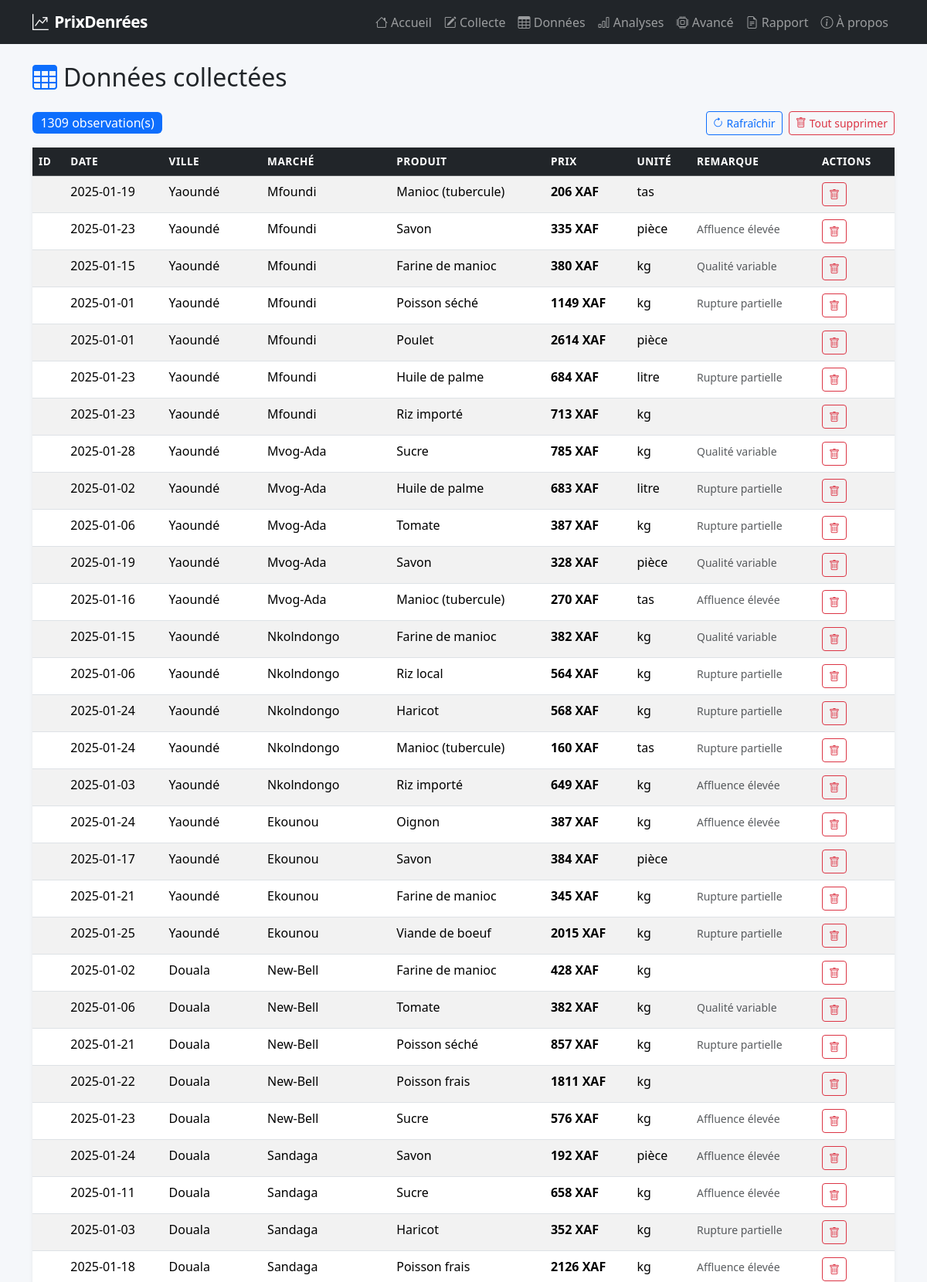
Screenshot of /donnees-page (upper part) with the database file from the repository.
### app/database.py (models this page shows)
class PriceObservation(Base):
    __tablename__ = "observations"
    id = Column(Integer, primary_key=True, index=True)
    timestamp = Column(DateTime, default=datetime.utcnow)
    ville = Column(String(100), nullable=False)
    marche = Column(String(100), nullable=False)
    produit = Column(String(100), nullable=False)
    prix_unitaire = Column(Float, nullable=False)
    devise = Column(String(10), default="XAF")
    unite_mesure = Column(String(50), nullable=False)
    remarque = Column(Text, nullable=True)

### app/main.py (the view)
@app.get("/donnees-page", response_class=HTMLResponse)
async def donnees_page(request: Request, db: Session = Depends(get_db)):
    df = analytics.load_dataframe(db)
    records = []
    if not df.empty:
        df["timestamp"] = df["timestamp"].astype(str)
        records = df.to_dict(orient="records")
    return templates.TemplateResponse("donnees.html", {"request": request, "records": records, "count": len(records)})

### app/templates/donnees.html (shortened to what this page needs)
{% extends "base.html" %}
{% block content %}
<h2 class="mb-4"><i class="bi bi-table text-primary me-2"></i>Données collectées</h2>
<div class="d-flex justify-content-between align-items-center mb-3">
    <span class="badge bg-primary fs-6">{{ count }} observation(s)</span>
    <div class="d-flex gap-2">
        <a href="/donnees" class="btn btn-sm btn-outline-primary" id="btn-refresh">
            <i class="bi bi-arrow-clockwise me-1"></i>Rafraîchir
        </a>
        <button class="btn btn-sm btn-outline-danger" id="btn-clear">
            <i class="bi bi-trash me-1"></i>Tout supprimer
        </button>
    </div>
</div>
{% if records %}
<div class="card border-0 shadow-sm">
    <div class="table-responsive">
        <table class="table table-hover table-striped mb-0">
            <thead class="table-dark">
                <tr>
                    <th>ID</th><th>Date</th><th>Ville</th><th>Marché</th><th>Produit</th>
                    <th>Prix</th><th>Unité</th><th>Remarque</th><th>Actions</th>
                </tr>
            </thead>
            <tbody>
                {% for r in records[:100] %}
                <tr>
                    <td>{{ r.id }}</td>
                    <td>{{ r.timestamp[:10] if r.timestamp else '' }}</td>
                    <td>{{ r.ville }}</td>
                    <td>{{ r.marche }}</td>
                    <td>{{ r.produit }}</td>
                    <td class="fw-bold">{{ r.prix_unitaire | int }} XAF</td>
                    <td>{{ r.unite_mesure }}</td>
                    <td><small class="text-muted">{{ r.remarque or '' }}</small></td>
                    <td>
                        <button class="btn btn-sm btn-outline-danger btn-delete" data-id="{{ r.id }}">
                            <i class="bi bi-trash"></i>
                        </button>
                    </td>
                </tr>
                {% endfor %}
            </tbody>
        </table>
    </div>
</div>
{% else %}
<div class="alert alert-info">
    <i class="bi bi-info-circle me-2"></i>Aucune donnée collectée.
    <a href="/collecte">Commencer la collecte</a> ou
    <a href="/">charger des données d'exemple</a>.
</div>
{% endif %}
{% endblock %}

### app/templates/base.html (shortened to what this page needs)
<!DOCTYPE html>
<html lang="fr">
<head>
    <link href="https://cdn.jsdelivr.net/npm/bootstrap@5.3.2/dist/css/bootstrap.min.css" rel="stylesheet">
    <link href="https://cdn.jsdelivr.net/npm/bootstrap-icons@1.11.2/font/bootstrap-icons.css" rel="stylesheet">
    <link href="/static/css/style.css" rel="stylesheet">
</head>
<body>
    <nav class="navbar navbar-expand-lg navbar-dark bg-dark sticky-top">
        <div class="container">
            <a class="navbar-brand d-flex align-items-center" href="/">
                <i class="bi bi-graph-up-arrow me-2"></i>
                <span>PrixDenrées</span>
            </a>
            <div class="collapse navbar-collapse" id="navbarNav">
                <ul class="navbar-nav ms-auto">
                    <li class="nav-item"><a class="nav-link" href="/"><i class="bi bi-house"></i> Accueil</a></li>
                    <li class="nav-item"><a class="nav-link" href="/collecte"><i class="bi bi-pencil-square"></i> Collecte</a></li>
                    <li class="nav-item"><a class="nav-link" href="/donnees-page"><i class="bi bi-table"></i> Données</a></li>
                    <li class="nav-item"><a class="nav-link" href="/analytics"><i class="bi bi-bar-chart"></i> Analyses</a></li>
                    <li class="nav-item"><a class="nav-link" href="/avance"><i class="bi bi-cpu"></i> Avancé</a></li>
                    <li class="nav-item"><a class="nav-link" href="/report"><i class="bi bi-file-earmark-text"></i> Rapport</a></li>
                    <li class="nav-item"><a class="nav-link" href="/about"><i class="bi bi-info-circle"></i> À propos</a></li>
                </ul>
            </div>
        </div>
    </nav>
    <main class="container py-4">
        {% block content %}{% endblock %}
    </main>
</body>
</html>

### app/static/css/style.css (style rules this page uses)
:root { --primary-gradient: linear-gradient(135deg, #1a237e 0%, #0d47a1 50%, #01579b 100%); --accent: #ff6f00; }
body { background-color: #f5f7fa; font-family: 'Segoe UI', system-ui, -apple-system, sans-serif; }
.navbar-brand { font-weight: 700; font-size: 1.3rem; letter-spacing: -0.5px; }
.table th { font-weight: 600; font-size: 0.85rem; text-transform: uppercase; letter-spacing: 0.5px; }
.badge { font-weight: 500; }

### rows the page displays
PriceObservation: timestamp "2025-01-19", ville "Yaoundé", marche "Mfoundi", produit "Manioc (tubercule)", prix_unitaire "206", unite_mesure "tas"
PriceObservation: timestamp "2025-01-23", ville "Yaoundé", marche "Mfoundi", produit "Savon", prix_unitaire "335", unite_mesure "pièce", remarque "Affluence élevée"
PriceObservation: timestamp "2025-01-15", ville "Yaoundé", marche "Mfoundi", produit "Farine de manioc", prix_unitaire "380", unite_mesure "kg", remarque "Qualité variable"
PriceObservation: timestamp "2025-01-01", ville "Yaoundé", marche "Mfoundi", produit "Poisson séché", prix_unitaire "1149", unite_mesure "kg", remarque "Rupture partielle"
PriceObservation: timestamp "2025-01-01", ville "Yaoundé", marche "Mfoundi", produit "Poulet", prix_unitaire "2614", unite_mesure "pièce"
PriceObservation: timestamp "2025-01-23", ville "Yaoundé", marche "Mfoundi", produit "Huile de palme", prix_unitaire "684", unite_mesure "litre", remarque "Rupture partielle"
PriceObservation: timestamp "2025-01-23", ville "Yaoundé", marche "Mfoundi", produit "Riz importé", prix_unitaire "713", unite_mesure "kg"
PriceObservation: timestamp "2025-01-28", ville "Yaoundé", marche "Mvog-Ada", produit "Sucre", prix_unitaire "785", unite_mesure "kg", remarque "Qualité variable"
PriceObservation: timestamp "2025-01-02", ville "Yaoundé", marche "Mvog-Ada", produit "Huile de palme", prix_unitaire "683", unite_mesure "litre", remarque "Rupture partielle"
PriceObservation: timestamp "2025-01-06", ville "Yaoundé", marche "Mvog-Ada", produit "Tomate", prix_unitaire "387", unite_mesure "kg", remarque "Rupture partielle"
PriceObservation: timestamp "2025-01-19", ville "Yaoundé", marche "Mvog-Ada", produit "Savon", prix_unitaire "328", unite_mesure "pièce", remarque "Qualité variable"
PriceObservation: timestamp "2025-01-16", ville "Yaoundé", marche "Mvog-Ada", produit "Manioc (tubercule)", prix_unitaire "270", unite_mesure "tas", remarque "Affluence élevée"
PriceObservation: timestamp "2025-01-15", ville "Yaoundé", marche "Nkolndongo", produit "Farine de manioc", prix_unitaire "382", unite_mesure "kg", remarque "Qualité variable"
PriceObservation: timestamp "2025-01-06", ville "Yaoundé", marche "Nkolndongo", produit "Riz local", prix_unitaire "564", unite_mesure "kg", remarque "Rupture partielle"
PriceObservation: timestamp "2025-01-24", ville "Yaoundé", marche "Nkolndongo", produit "Haricot", prix_unitaire "568", unite_mesure "kg", remarque "Rupture partielle"
PriceObservation: timestamp "2025-01-24", ville "Yaoundé", marche "Nkolndongo", produit "Manioc (tubercule)", prix_unitaire "160", unite_mesure "tas", remarque "Rupture partielle"
PriceObservation: timestamp "2025-01-03", ville "Yaoundé", marche "Nkolndongo", produit "Riz importé", prix_unitaire "649", unite_mesure "kg", remarque "Affluence élevée"
PriceObservation: timestamp "2025-01-24", ville "Yaoundé", marche "Ekounou", produit "Oignon", prix_unitaire "387", unite_mesure "kg", remarque "Affluence élevée"
PriceObservation: timestamp "2025-01-17", ville "Yaoundé", marche "Ekounou", produit "Savon", prix_unitaire "384", unite_mesure "pièce"
PriceObservation: timestamp "2025-01-21", ville "Yaoundé", marche "Ekounou", produit "Farine de manioc", prix_unitaire "345", unite_mesure "kg", remarque "Rupture partielle"
PriceObservation: timestamp "2025-01-25", ville "Yaoundé", marche "Ekounou", produit "Viande de boeuf", prix_unitaire "2015", unite_mesure "kg", remarque "Rupture partielle"
PriceObservation: timestamp "2025-01-02", ville "Douala", marche "New-Bell", produit "Farine de manioc", prix_unitaire "428", unite_mesure "kg"
PriceObservation: timestamp "2025-01-06", ville "Douala", marche "New-Bell", produit "Tomate", prix_unitaire "382", unite_mesure "kg", remarque "Qualité variable"
PriceObservation: timestamp "2025-01-21", ville "Douala", marche "New-Bell", produit "Poisson séché", prix_unitaire "857", unite_mesure "kg", remarque "Rupture partielle"
PriceObservation: timestamp "2025-01-22", ville "Douala", marche "New-Bell", produit "Poisson frais", prix_unitaire "1811", unite_mesure "kg"
PriceObservation: timestamp "2025-01-23", ville "Douala", marche "New-Bell", produit "Sucre", prix_unitaire "576", unite_mesure "kg", remarque "Affluence élevée"
PriceObservation: timestamp "2025-01-24", ville "Douala", marche "Sandaga", produit "Savon", prix_unitaire "192", unite_mesure "pièce", remarque "Affluence élevée"
PriceObservation: timestamp "2025-01-11", ville "Douala", marche "Sandaga", produit "Sucre", prix_unitaire "658", unite_mesure "kg", remarque "Affluence élevée"
PriceObservation: timestamp "2025-01-03", ville "Douala", marche "Sandaga", produit "Haricot", prix_unitaire "352", unite_mesure "kg", remarque "Rupture partielle"
PriceObservation: timestamp "2025-01-18", ville "Douala", marche "Sandaga", produit "Poisson frais", prix_unitaire "2126", unite_mesure "kg", remarque "Affluence élevée"

### other values shown
{{ count }} "1309"
